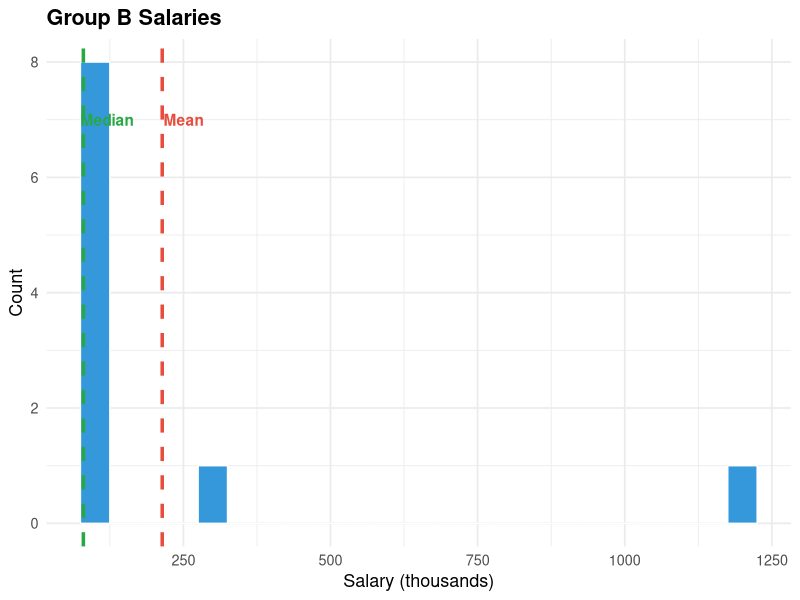
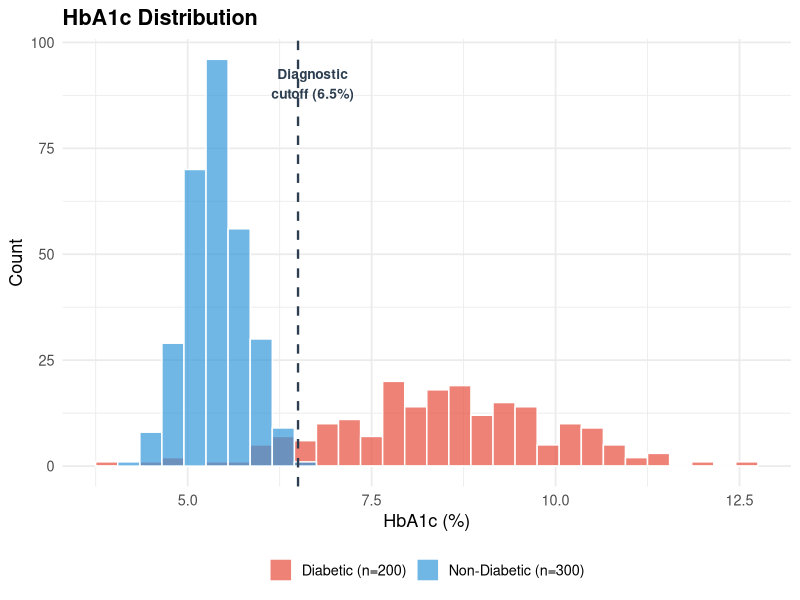
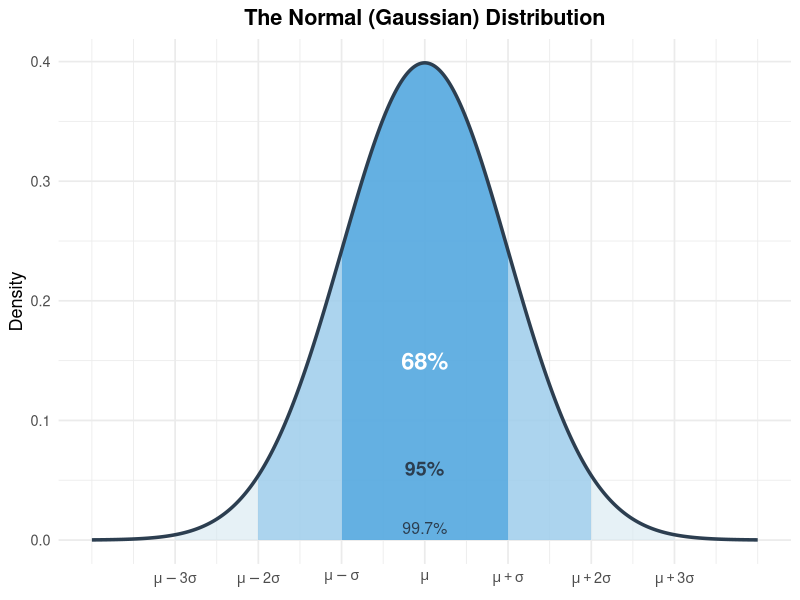
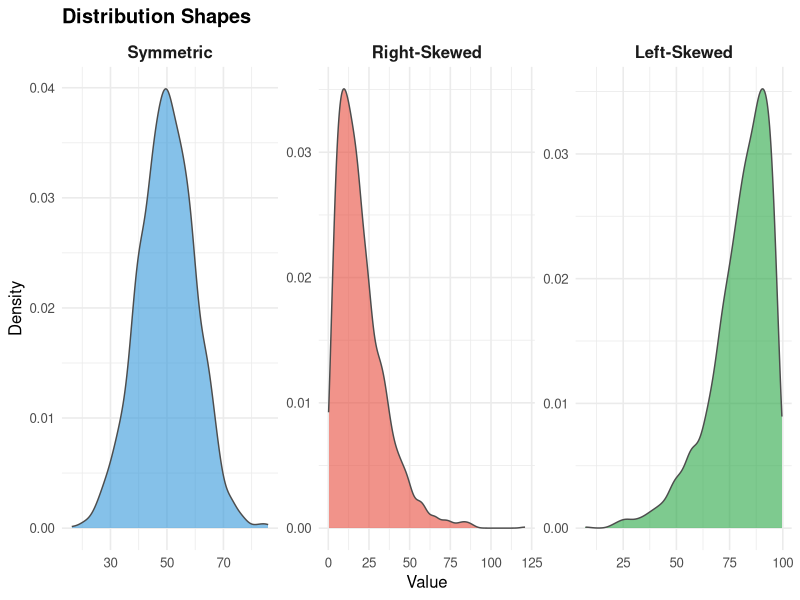
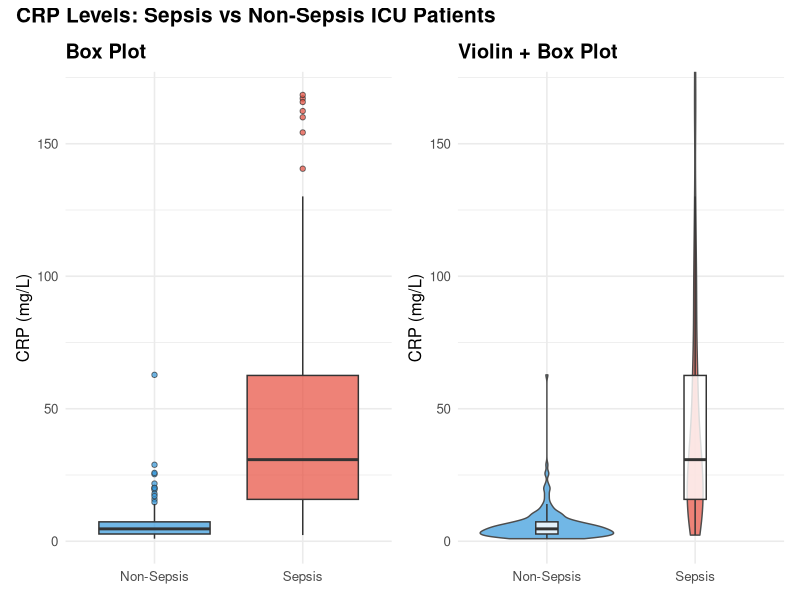
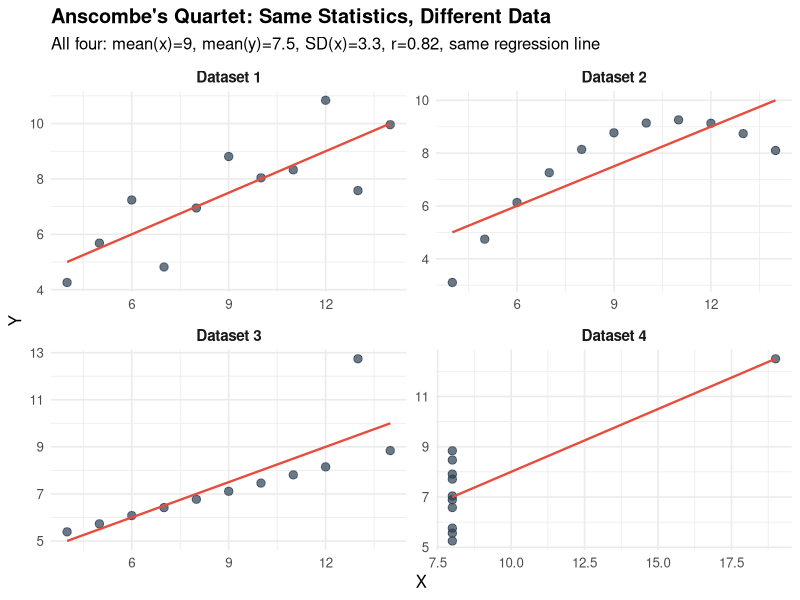

These figures' R source, in order:
## ---- chunk 1
#| label: setup
#| include: false
library(tidyverse)
library(kableExtra)
library(patchwork)
library(scales)
set.seed(42)
## ---- chunk 2
#| fig-height: 4.5
#| fig-width: 5

salary_b <- c(rep(80, 8), 300, 1200)
tibble(salary = salary_b) %>%
  ggplot(aes(x = salary)) +
  geom_histogram(binwidth = 50, fill = "#3498db", colour = "white") +
  geom_vline(xintercept = mean(salary_b), colour = "#e74c3c", linewidth = 1.2, linetype = "dashed") +
  geom_vline(xintercept = median(salary_b), colour = "#28a745", linewidth = 1.2, linetype = "dashed") +
  annotate("text", x = 250, y = 7, label = "Mean", colour = "#e74c3c", fontface = "bold") +
  annotate("text", x = 120, y = 7, label = "Median", colour = "#28a745", fontface = "bold") +
  labs(x = "Salary (thousands)", y = "Count", title = "Group B Salaries") +
  theme_minimal(base_size = 13) + theme(plot.title = element_text(face = "bold"))
## ---- chunk 3
#| label: fig-hba1c
#| fig-height: 4.5
#| fig-width: 10

diabetic <- rnorm(200, mean = 8.5, sd = 1.5)
non_diabetic <- rnorm(300, mean = 5.4, sd = 0.4)

hba1c_data <- tibble(
  hba1c = c(diabetic, non_diabetic),
  group = c(rep("Diabetic (n=200)", 200), rep("Non-Diabetic (n=300)", 300))
)

ggplot(hba1c_data, aes(x = hba1c, fill = group)) +
  geom_histogram(binwidth = 0.3, colour = "white", alpha = 0.7, position = "identity") +
  scale_fill_manual(values = c("#e74c3c", "#3498db")) +
  geom_vline(xintercept = 6.5, linetype = "dashed", colour = "#2c3e50", linewidth = 0.8) +
  annotate("text", x = 6.7, y = Inf, vjust = 2, label = "Diagnostic\ncutoff (6.5%)",
           colour = "#2c3e50", size = 3.5, fontface = "bold") +
  labs(title = "HbA1c Distribution", x = "HbA1c (%)", y = "Count", fill = NULL) +
  theme_minimal(base_size = 13) +
  theme(plot.title = element_text(face = "bold"), legend.position = "bottom")
## ---- chunk 4
#| label: fig-normal
#| fig-height: 4.5
#| fig-width: 10

x <- seq(-4, 4, length.out = 1000)
y <- dnorm(x)
norm_df <- tibble(x = x, y = y)

ggplot(norm_df, aes(x, y)) +
  geom_area(data = filter(norm_df, x >= -3 & x <= 3), fill = "#d5e8f0", alpha = 0.6) +
  geom_area(data = filter(norm_df, x >= -2 & x <= 2), fill = "#85c1e9", alpha = 0.6) +
  geom_area(data = filter(norm_df, x >= -1 & x <= 1), fill = "#3498db", alpha = 0.6) +
  geom_line(linewidth = 1.2, colour = "#2c3e50") +
  annotate("text", x = 0, y = 0.15, label = "68%", size = 6, fontface = "bold", colour = "white") +
  annotate("text", x = 0, y = 0.06, label = "95%", size = 5, fontface = "bold", colour = "#2c3e50") +
  annotate("text", x = 0, y = 0.01, label = "99.7%", size = 4, colour = "#2c3e50") +
  scale_x_continuous(breaks = -3:3,
    labels = c(expression(mu-3*sigma), expression(mu-2*sigma), expression(mu-sigma),
               expression(mu), expression(mu+sigma), expression(mu+2*sigma), expression(mu+3*sigma))) +
  labs(title = "The Normal (Gaussian) Distribution", x = NULL, y = "Density") +
  theme_minimal(base_size = 13) +
  theme(plot.title = element_text(face = "bold", hjust = 0.5))
## ---- chunk 5
#| label: fig-skew
#| fig-height: 4
#| fig-width: 10

symmetric <- tibble(value = rnorm(2000, 50, 10), shape = "Symmetric")
right_skew <- tibble(value = rgamma(2000, shape = 2, rate = 0.1), shape = "Right-Skewed")
left_skew <- tibble(value = 100 - rgamma(2000, shape = 2, rate = 0.1), shape = "Left-Skewed")

bind_rows(symmetric, right_skew, left_skew) %>%
  mutate(shape = factor(shape, levels = c("Symmetric", "Right-Skewed", "Left-Skewed"))) %>%
  ggplot(aes(x = value, fill = shape)) +
  geom_density(alpha = 0.6, colour = "grey30") +
  facet_wrap(~shape, scales = "free") +
  scale_fill_manual(values = c("#3498db", "#e74c3c", "#28a745")) +
  labs(title = "Distribution Shapes", x = "Value", y = "Density") +
  theme_minimal(base_size = 12) +
  theme(plot.title = element_text(face = "bold"), legend.position = "none",
        strip.text = element_text(face = "bold", size = 12))
## ---- chunk 6
#| label: fig-crp
#| fig-height: 4.5
#| fig-width: 10

crp_data <- tibble(
  group = rep(c("Non-Sepsis", "Sepsis"), c(200, 200)),
  crp = c(rlnorm(200, meanlog = 1.5, sdlog = 0.8),
          rlnorm(200, meanlog = 3.5, sdlog = 1.0))
)
y_upper <- quantile(crp_data$crp, 0.98)

p_box <- ggplot(crp_data, aes(x = group, y = crp, fill = group)) +
  geom_boxplot(alpha = 0.7, outlier.shape = 21) +
  scale_fill_manual(values = c("#3498db", "#e74c3c")) +
  coord_cartesian(ylim = c(0, y_upper)) +
  labs(title = "Box Plot", y = "CRP (mg/L)", x = NULL) +
  theme_minimal(base_size = 12) +
  theme(plot.title = element_text(face = "bold"), legend.position = "none")

p_violin <- ggplot(crp_data, aes(x = group, y = crp, fill = group)) +
  geom_violin(alpha = 0.7, colour = "grey30") +
  geom_boxplot(width = 0.15, fill = "white", alpha = 0.8, outlier.shape = NA) +
  scale_fill_manual(values = c("#3498db", "#e74c3c")) +
  coord_cartesian(ylim = c(0, y_upper)) +
  labs(title = "Violin + Box Plot", y = "CRP (mg/L)", x = NULL) +
  theme_minimal(base_size = 12) +
  theme(plot.title = element_text(face = "bold"), legend.position = "none")

p_box + p_violin +
  plot_annotation(title = "CRP Levels: Sepsis vs Non-Sepsis ICU Patients",
    theme = theme(plot.title = element_text(face = "bold", size = 15)))
## ---- chunk 7
#| label: fig-anscombe
#| fig-height: 4.5
#| fig-width: 10

anscombe_long <- anscombe %>%
  pivot_longer(everything(),
    names_to = c(".value", "set"), names_pattern = "(.)(.)"
  ) %>%
  mutate(set = paste("Dataset", set))

ggplot(anscombe_long, aes(x = x, y = y)) +
  geom_point(size = 2.5, colour = "#2c3e50", alpha = 0.7) +
  geom_smooth(method = "lm", se = FALSE, colour = "#e74c3c", linewidth = 0.8) +
  facet_wrap(~set, scales = "free") +
  labs(title = "Anscombe's Quartet: Same Statistics, Different Data",
       subtitle = "All four: mean(x)=9, mean(y)=7.5, SD(x)=3.3, r=0.82, same regression line",
       x = "X", y = "Y") +
  theme_minimal(base_size = 12) +
  theme(plot.title = element_text(face = "bold"),
        strip.text = element_text(face = "bold", size = 11))
